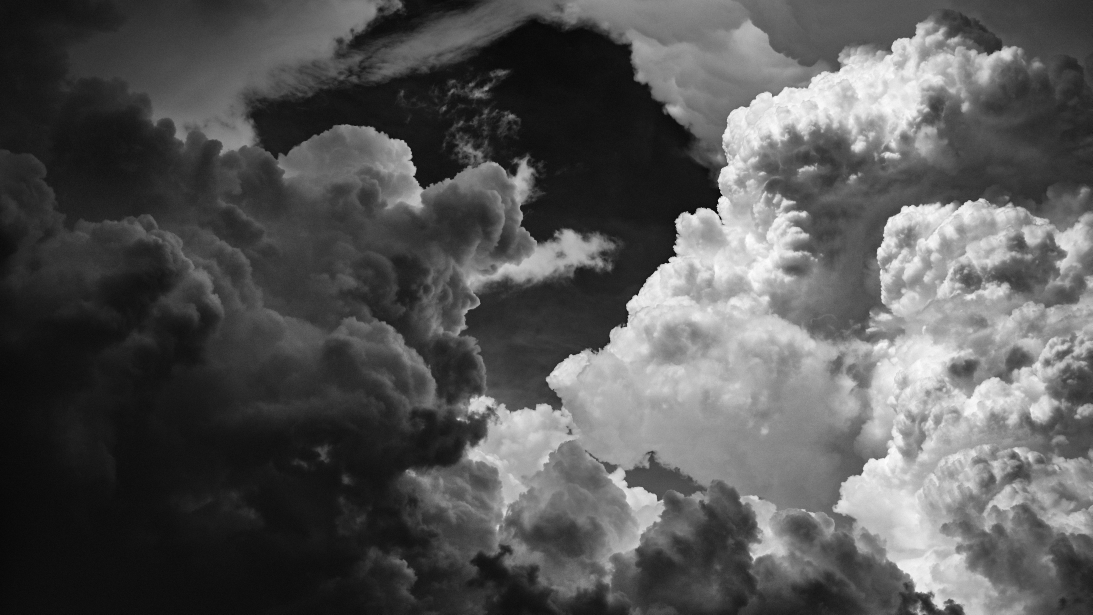
#> input picture images/a_black_and_white_photo_of_clouds.jpg, 5461 x 3072 px (shown at 1/5 size)
$ python upload_image.py --file ../images/a_black_and_white_photo_of_clouds.jpg
#> lines starting #> are read from the running program, lines starting #| are printed output that depends on the picture
#!/usr/bin/env python3
"""
upload_image.py - convert an image to 1-bit or 3-color bitplanes and upload to ESP32 E-Paper API

Requirements:
  - Python 3
  - Pillow (PIL)
  - requests

Install deps:
  pip install pillow requests

Usage:
  # Convert and upload to device in AP mode (default IP)
  python3 tools/upload_image.py -f myimage.png -u http://192.168.4.1/image --format 3c

  # Specify size (defaults to 128x296)
  python3 tools/upload_image.py -f img.png -u http://esp-ip/image --width 128 --height 296

  # Force a full refresh on the device (useful if partial updates are unstable)
  python3 tools/upload_image.py -f img.png -u http://esp-ip/image --force-full

The 3c format expects the uploader to pack two bitplanes:
  [black_plane bytes] + [red_plane bytes]
Each plane is width*height bits, MSB-first, row-major, padded on the last byte as needed.

The script can save a small preview file (png) showing how the converter sees the image:
  --preview preview.png

Note: input images are center-cropped to match the requested target size (no stretching). The crop is centered to preserve composition; use `--preview` to verify how the image maps to the panel.
"""

import argparse
import base64
import json
import sys
from io import BytesIO

import requests

try:
    from PIL import Image, ImageOps
except Exception as e:
    print("Missing Pillow: pip install pillow")
    raise

# Helpers for bitplane packing -------------------------------------------------


def pack_bitplane_bool(width, height, pixel_fn):
    """
    Pack a plane as bytes (row-major, MSB-first per byte).
    pixel_fn(x, y) -> True if pixel is set (1), False otherwise
    """
    out = bytearray()
    for y in range(height):
        byte = 0
        bits = 0
        for x in range(width):
            bit = 1 if pixel_fn(x, y) else 0
            byte = (byte << 1) | bit
            bits += 1
            if bits == 8:
                out.append(byte & 0xFF)
                byte = 0
                bits = 0
        if bits > 0:
            # pad LSBs with zeros
            byte = byte << (8 - bits)
            out.append(byte & 0xFF)
    return bytes(out)


def image_to_1bit_planes(
    img,
    width,
    height,
    format_="3c",
    bw_threshold=128,
    red_threshold=160,
    red_delta=60,
    preview_path=None,
):
    """
    Convert a PIL image to bitplanes.

    - For 'bw': returns (bw_bytes,)
    - For '3c': returns (black_bytes, red_bytes)
    """
    # Use a centered crop to match the target aspect ratio, then resize.
    # This prevents stretching: the image is cropped (center) and fitted to the target.
    im_rgb = ImageOps.fit(
        img.convert("RGB"), (width, height), Image.LANCZOS, centering=(0.5, 0.5)
    )

    pix = im_rgb.load()

    # Optionally create a preview image showing mapped colors
    if preview_path:
        preview = Image.new("RGB", (width, height), "white")
        pr = preview.load()

    def is_red(x, y):
        r, g, b = pix[x, y]
        return (r >= red_threshold) and (r - max(g, b) >= red_delta)

    def is_black_bw(x, y):
        r, g, b = pix[x, y]
        lum = int(0.299 * r + 0.587 * g + 0.114 * b)
        return lum < bw_threshold

    if format_ == "bw":
        if preview_path:
            for y in range(height):
                for x in range(width):
                    pr[x, y] = (0, 0, 0) if is_black_bw(x, y) else (255, 255, 255)
            preview.save(preview_path)
        bw = pack_bitplane_bool(width, height, lambda x, y: is_black_bw(x, y))
        return (bw,)

    # 3-color format: black plane + red plane
    if preview_path:
        for y in range(height):
            for x in range(width):
                if is_red(x, y):
                    pr[x, y] = (255, 0, 0)
                elif is_black_bw(x, y):
                    pr[x, y] = (0, 0, 0)
                else:
                    pr[x, y] = (255, 255, 255)
        preview.save(preview_path)

    black_plane = pack_bitplane_bool(
        width, height, lambda x, y: (is_black_bw(x, y) and not is_red(x, y))
    )
    red_plane = pack_bitplane_bool(width, height, is_red)

    return (black_plane, red_plane)


# HTTP upload ------------------------------------------------------------------


def upload_planes_json(url, width, height, fmt, planes, force_full=False, timeout=30):
    """
    Compose JSON with base64 payload and POST it to the esp endpoint.
    'planes' is tuple of bytes: (bw,) or (black, red)
    """
    combined = b"".join(planes)
    payload = {
        "width": int(width),
        "height": int(height),
        "format": fmt,
        "data": base64.b64encode(combined).decode("ascii"),
        "forceFull": bool(force_full),
    }
    headers = {"Content-Type": "application/json"}
    r = requests.post(url, json=payload, headers=headers, timeout=timeout)
    return r


# CLI and main -----------------------------------------------------------------


def parse_args():
    p = argparse.ArgumentParser(
        description="Convert image to bitplanes and upload to ESP e-paper /image endpoint"
    )
    p.add_argument("-f", "--file", required=True, help="Input image file (PNG/JPG/etc)")
    p.add_argument(
        "-u",
        "--url",
        default="http://192.168.4.1/image",
        help="Endpoint URL (default AP address)",
    )
    p.add_argument("-W", "--width", type=int, default=128, help="Target width (px)")
    p.add_argument("-H", "--height", type=int, default=296, help="Target height (px)")
    p.add_argument(
        "-F",
        "--format",
        choices=["3c", "bw"],
        default="3c",
        help="Output format: 3c or bw",
    )
    p.add_argument(
        "--force-full",
        action="store_true",
        help="Force a full update on the device (slower but more reliable)",
    )
    p.add_argument(
        "--bw-threshold",
        type=int,
        default=128,
        help="Luminance threshold for black detection (0-255)",
    )
    p.add_argument(
        "--red-threshold",
        type=int,
        default=160,
        help="Red channel threshold to detect red regions (0-255)",
    )
    p.add_argument(
        "--red-delta",
        type=int,
        default=60,
        help="How much red must exceed other channels to be considered red",
    )
    p.add_argument(
        "--preview",
        help="Save local preview image of the processed result (helpful to tune thresholds)",
    )
    p.add_argument("--timeout", type=int, default=30, help="HTTP request timeout (s)")
    return p.parse_args()


def main():
    args = parse_args()
    print("Loading image:", args.file)
    try:
        img = Image.open(args.file)
#> img is the input picture: PIL image 5461x3072 RGB; min 0, max 255, mean 86.3
    except Exception as e:
        print("Failed to open image:", e)
        sys.exit(1)

    print("Converting to {} ({}x{})...".format(args.format, args.width, args.height))
    if args.format == "bw":
        planes = image_to_1bit_planes(
            img,
            args.width,
            args.height,
            format_="bw",
            bw_threshold=args.bw_threshold,
            preview_path=args.preview,
        )
    else:
        planes = image_to_1bit_planes(
            img,
            args.width,
            args.height,
            format_="3c",
            bw_threshold=args.bw_threshold,
            red_threshold=args.red_threshold,
            red_delta=args.red_delta,
            preview_path=args.preview,
        )
#> in image_to_1bit_planes, `im_rgb = ImageOps.fit( img.convert("RGB"), (width, height), Image.LANC..`:
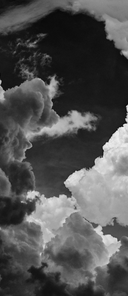
#> im_rgb: PIL image 128x296 RGB; min 1, max 241, mean 81.3
#> the loop in pack_bitplane_bool, `for y in range(height):` made 296 passes
    # Show sizes
    total_bytes = sum(len(p) for p in planes)
    print(
        "Prepared %d plane(s), total %d bytes (base64 -> ~%d bytes)"
        % (len(planes), total_bytes, (total_bytes * 4 + 2) // 3)
    )
#| Prepared 2 plane(s), total 9472 bytes (base64 -> ~12630 bytes)

    print("Uploading to:", args.url)
    try:
        r = upload_planes_json(
            args.url,
            args.width,
            args.height,
            args.format,
            planes,
            force_full=args.force_full,
            timeout=args.timeout,
        )
        print("Server response:", r.status_code)
        print(r.text)
        if r.status_code == 200:
            print("Upload OK")
        else:
            print("Upload failed (http %d)" % r.status_code)
    except Exception as e:
        print("Upload error:", e)
        sys.exit(1)


if __name__ == "__main__":
    main()
#> (the call stopped at in upload_planes_json, `r = requests.post(url, json=payload, headers=headers, timeout=timeout)`: requests is not available in this run)
